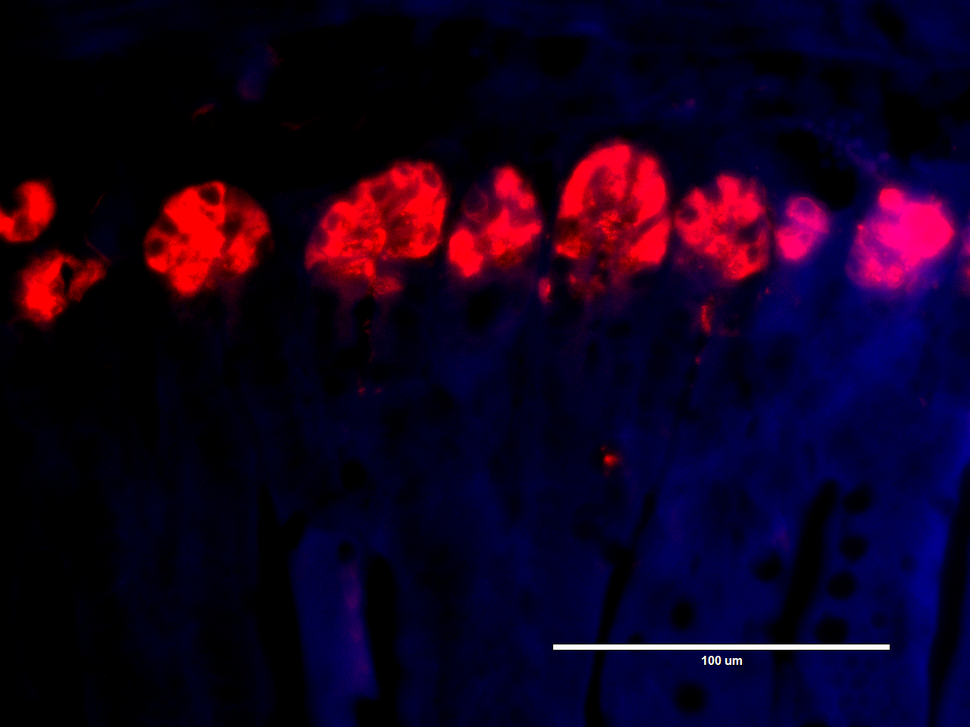
#> input picture DevNotebooks/G2EB-RFP 40x-4.tif, 970 x 727 px, shrunk from 1280 x 960 before the run
$ jupyter execute --allow-errors initialNotebookTests_forLysozymeStainQuant.ipynb
#> lines starting #> are read from the running program, lines starting #| are printed output that depends on the picture; after the words box and inside, x2 and y2 are one past the last pixel; in counts of white or black regions, pixels touching at a corner belong together
# initialize the workspace

## import relevant packages

[cell 1]
# import packages
import numpy as np
import cv2
from skimage.measure import label, regionprops
from skimage import img_as_ubyte
import tifffile
import matplotlib.pyplot as plt

## import the test image
+ display it

[cell 2]
# class
class BlobDetector:
    def __init__(self, image_path):
#> called with image_path = 'G2EB-RFP 40x-4.tif'
        self.image_path = image_path
        self.raw_image = tifffile.imread(image_path)
#> self.raw_image is the input picture: shape (727, 970, 3); mean R, G, B 19.2, 0.7, 30
        self.current_image = self.raw_image.copy()
        self.bar_mask = None
        self.binary_mask = None
        self.cleaned_mask = None
        self.blob_props = None
    def display(self, img=None):
        if img is None:
            img = self.current_image
        plt.imshow(img, cmap='gray')
        plt.axis('off')
        plt.show()
# init class
image_path = "G2EB-RFP 40x-4.tif"
detector = BlobDetector(image_path)
detector.display()

# image preparation and processing

## prep class

[cell 3]
class image_prep:
    class inconvenient_object_remover:
        def __init__(self, raw_image):
            self.raw_image = raw_image
        def remove_scale_bar(self, intensity_threshold=240, min_area=500, aspect_ratio_thresh=4.0):
#> called with intensity_threshold = 240, min_area = 500, aspect_ratio_thresh = 4
            img = self.raw_image
            if img.ndim == 3:
                gray = cv2.cvtColor(img, cv2.COLOR_RGB2GRAY)
            else:
                gray = img.copy()

            _, binary = cv2.threshold(gray, intensity_threshold, 255, cv2.THRESH_BINARY)
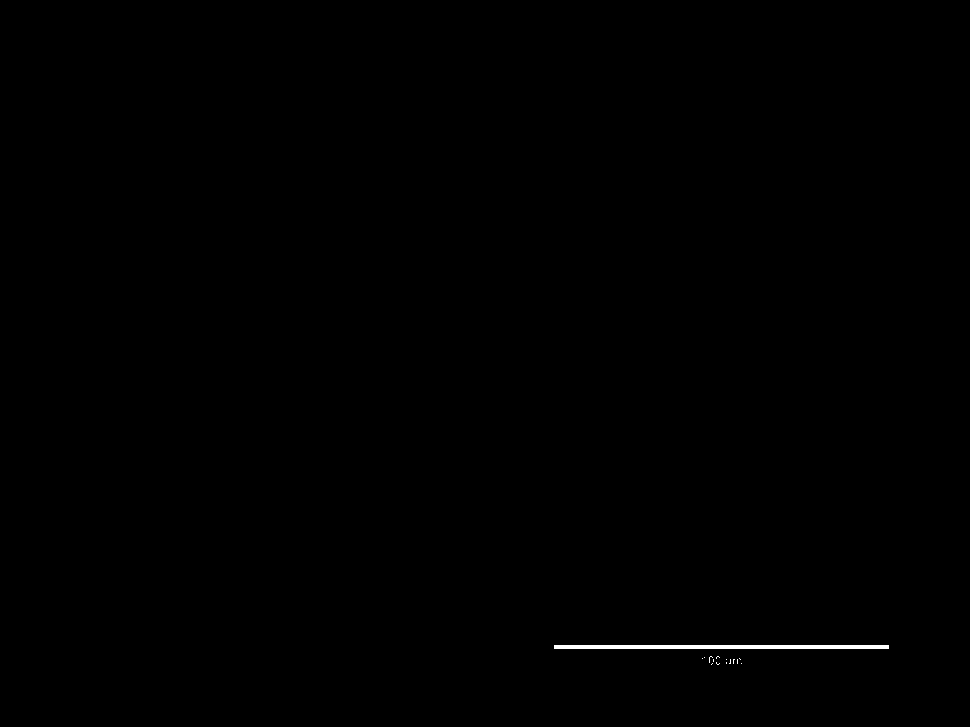
#> binary: shape (727, 970); 0.2% white; 15 white regions (14 under 20 px)
            contours, _ = cv2.findContours(binary, cv2.RETR_EXTERNAL, cv2.CHAIN_APPROX_SIMPLE)
#> contours = 15 contours, 14 with area under 20; largest, box (x1, y1, x2, y2) and area: (554, 645, 889, 649) 1002

            mask = np.ones_like(gray, dtype=np.uint8)
            for cnt in contours:
                x, y, w, h = cv2.boundingRect(cnt)
                area = cv2.contourArea(cnt)
                aspect_ratio = max(w / h, h / w)
                if area > min_area and aspect_ratio > aspect_ratio_thresh:
                    cv2.rectangle(mask, (x, y), (x + w, y + h), 0, -1)
#> this loop made 15 passes
#> (cnt, x, y, w, h, area, aspect_ratio) on pass 15: ([[554, 645], [554, 648], [888, 648], [888, 645]], 554, 645, 335, 4, 1002, 83.75)
#> mask: shape (727, 970); values 0 (black) and 1 (white), 99.8% white; 1 black region, box (x1, y1, x2, y2) and area: (554, 645, 890, 650) 1680

            self.bar_mask = mask
            if img.ndim == 3:
                self.current_image = cv2.merge([
                    cv2.bitwise_and(img[:, :, c], img[:, :, c], mask=mask)
                    for c in range(img.shape[2])
                ])
            else:
                self.current_image = cv2.bitwise_and(img, img, mask=mask)
            return self.current_image
    class select_image_channels:
        @staticmethod
        def red(img):

            if img.ndim == 3:
                current_image = img[:, :, 0]
            else:
                current_image = img.copy()
            return current_image
        @staticmethod
        def red_chromaticity(img):
            if img.ndim != 3:
                raise ValueError("Red chromaticity requires an RGB image.")
            R = img[:, :, 0].astype(float)
            G = img[:, :, 1].astype(float)
            B = img[:, :, 2].astype(float)

            epsilon = 1e-8  # Avoid division by zero
            sum_rgb = R + G + B + epsilon
            red_chroma = R / sum_rgb

            return (red_chroma * 255).astype(np.uint8)  # Scale back to 0-255 for image-like display
    class enhance_contrast:
        @staticmethod
        def CLAHE(img, clip_limit=2.0, tile_grid_size=(8,8)):
#> called with clip_limit = 2, tile_grid_size = (8, 8)
            clahe = cv2.createCLAHE(clipLimit=clip_limit, tileGridSize=tile_grid_size)
            img_8bit = img_as_ubyte(img / img.max())  # Normalize to 8-bit
            return clahe.apply(img_8bit)
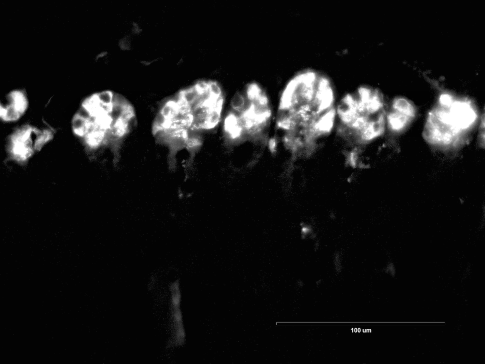
#> returned value: shape (727, 970) (shown at 1/2 size); min 2, max 255, mean 23.2
        @staticmethod
        def enhance_nonblack(img, value=255):
            """
            Set all non-zero pixels in a grayscale image to a fixed value.
            Black (0) pixels remain black.

            Parameters:
            - img: Grayscale image as numpy array.
            - value: Brightness value to set (default 255).

            Returns:
            - Enhanced image.
            """
            # Ensure image is a numpy array
            img = np.asarray(img)

            # Create output array
            enhanced = np.zeros_like(img, dtype=np.uint8)

            # Set non-zero pixels to 'value'
            enhanced[img > 0] = value

            return enhanced
    class masker:
        def __init__(self, image):
            self.current_image = image
        def otsu(self):
            _, binary = cv2.threshold(self.current_image, 20, 255, cv2.THRESH_BINARY + cv2.THRESH_OTSU)
            self.binary_mask = binary
            return self
        def morph_cleanup(self, kernel_size=5):
#> called with kernel_size = 5
            kernel = cv2.getStructuringElement(cv2.MORPH_ELLIPSE, (kernel_size, kernel_size))
#> kernel = [[0, 0, 1, 0, 0], [1, 1, 1, 1, 1], [1, 1, 1, 1, 1], [1, 1, 1, 1, 1], [0, 0, 1, 0, 0]]
            cleaned = cv2.morphologyEx(self.binary_mask, cv2.MORPH_OPEN, kernel)
#> cleaned: shape (727, 970); 17.1% white; 57 white regions (6 under 20 px), largest, box (x1, y1, x2, y2) and area: (298, 133, 970, 364) 86074, (139, 177, 276, 340) 14288, (5, 236, 121, 344) 6549
            cleaned = cv2.morphologyEx(cleaned, cv2.MORPH_CLOSE, kernel)
#> cleaned: shape (727, 970); 17.2% white; 41 white regions (2 under 20 px), largest, box (x1, y1, x2, y2) and area: (298, 133, 970, 364) 87102, (139, 177, 276, 340) 14491, (0, 173, 121, 344) 10026
            self.cleaned_mask = cleaned
            return self

## remove scale bar

[cell 4]
inconvenient_object_remover = image_prep.inconvenient_object_remover
detector.current_image = inconvenient_object_remover(detector.current_image).remove_scale_bar()
detector.display()

## select red chanel
this is bc the lysozyme stains fit nicely within the red channel, also removes the blue background

[cell 5]
detector.red_chr_image = image_prep.select_image_channels.red_chromaticity(detector.current_image)
detector.red_image = image_prep.select_image_channels.red(detector.current_image)

[cell 6]
detector.display(img=detector.red_chr_image)
detector.display(img=detector.red_image)

## apply CLAHE

### code

[cell 7]
detector.red_chr_image_enhanced = image_prep.enhance_contrast.enhance_nonblack(detector.red_chr_image)
detector.red_image = image_prep.enhance_contrast.CLAHE(detector.red_image)
detector.display(detector.red_chr_image)
detector.display(img=detector.red_image)

## binary mask
the goal of this is to create a binary mask that cleanly captures the boundries of the stained lysozyme regions

[cell 8]
detector.chr_binary_mask = image_prep.masker(detector.red_chr_image_enhanced).otsu().morph_cleanup().cleaned_mask
plt.imshow(detector.chr_binary_mask, cmap='gray')
plt.axis('off')
plt.show()

# extract blobs
following the image processing creating a representative binary map, we will use said binary map to identify broader boundries of the things

## blob handler class

[cell 9]
import numpy as np
import matplotlib.pyplot as plt
from skimage import filters, segmentation, color, measure
from scipy import ndimage as ndi

class BlobDetector:
    class region_based_segmentation:
        def __init__(self, image, low_thresh=10, high_thresh=150):
            self.image = image
            self.low_thresh = low_thresh
            self.high_thresh = high_thresh

            self.elevation_map = None
            self.markers = None
            self.segmentation = None
            self.labeled = None
            self.label_overlay = None

        def detect_blobs(self):
            # 1️⃣ Compute elevation map
            self.elevation_map = filters.sobel(self.image)

            # 2️⃣ Generate markers
            self.markers = np.zeros_like(self.image, dtype=np.uint8)
            self.markers[self.image < self.low_thresh] = 1
            self.markers[self.image > self.high_thresh] = 2

            # 3️⃣ Watershed segmentation
            self.segmentation = segmentation.watershed(self.elevation_map, self.markers)
#> self.segmentation: shape (727, 970); values 1 (black) and 2 (white), 8% white; 24 white regions (3 under 20 px), largest, box (x1, y1, x2, y2) and area: (304, 161, 447, 294) 10785, (555, 144, 671, 271) 9862, (145, 182, 270, 297) 8964
            self.segmentation = ndi.binary_fill_holes(self.segmentation - 1)

            # 4️⃣ Label blobs
            self.labeled, _ = ndi.label(self.segmentation)
#> self.labeled: shape (727, 970) int32; 25 distinct labels, from 0 to 24

            # 5️⃣ Create label overlay
            self.label_overlay = color.label2rgb(self.labeled, image=self.image, bg_label=0)
            return self
        def show_results(self):
            if self.elevation_map is None:
                raise RuntimeError("Run detect_blobs() first!")

            fig, axes = plt.subplots(2, 3, figsize=(12, 6))

            # Original image
            axes[0, 0].imshow(self.image, cmap='gray')
            axes[0, 0].set_title('Original Image')
            axes[0, 0].axis('off')

            # Elevation map
            axes[0, 1].imshow(self.elevation_map, cmap='gray')
            axes[0, 1].set_title('Elevation Map')
            axes[0, 1].axis('off')

            # Markers
            axes[0, 2].imshow(self.markers, cmap='nipy_spectral')
            axes[0, 2].set_title('Markers')
            axes[0, 2].axis('off')

            # Segmentation
            axes[1, 0].imshow(self.segmentation, cmap='gray')
            axes[1, 0].set_title('Segmentation Mask')
            axes[1, 0].axis('off')

            # Labeled blobs
            axes[1, 1].imshow(self.label_overlay)
            axes[1, 1].set_title('Label Overlay')
            axes[1, 1].axis('off')

            # Segmentation overlay on original
            axes[1, 2].imshow(self.image, cmap='gray')
            axes[1, 2].contour(self.segmentation, [0.5], linewidths=1.2, colors='y')
            axes[1, 2].set_title('Segmentation Overlay')
            axes[1, 2].axis('off')

            fig.tight_layout()
            plt.show()
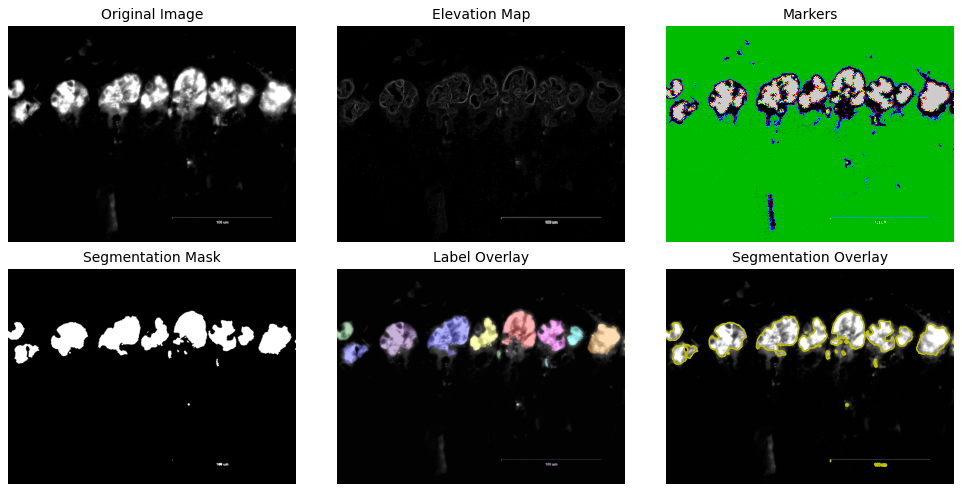
#> figure drawn by matplotlib, 6 panels

## implement blob detection using region-based segmentation

## water implementation

### first identify the blobs

[cell 10]
blob_detector = BlobDetector.region_based_segmentation(detector.red_image, low_thresh=30, high_thresh=150)
blob_detector.detect_blobs().show_results()

## second define the real boundries of each blob

🧠 Swallowing Logic: Rule Definition
For each pair of adjacent regions in the expanded mask:

If Region A and Region B touch:

And Area(B) < (1/20) × Area(A) (based on original pre-expansion area from tight labels):

Region A absorbs Region B (relabel B’s pixels as A).

If neither is larger by that margin, leave both unchanged.

[cell 11]
from skimage import measure
from skimage.segmentation import flood, watershed
from skimage.morphology import dilation, square
from skimage.color import label2rgb
import numpy as np
import matplotlib.pyplot as plt
import os

class CompetitiveFlooding:
    def __init__(self, tight_labels, loose_mask, red_image, terrain=None, debug = False):

        self.tight_labels = tight_labels
        self.loose_mask = loose_mask
        self.red_image = red_image
        self.terrain = (terrain if terrain is not None
                        else np.ones_like(loose_mask, dtype=np.uint8))

        # Containers populated by the pipeline
        self.original_areas: dict[int, int] = {}
        self.loose_boundaries: dict[int, np.ndarray] = {}
        self.expanded_labels: np.ndarray | None = None
        self.swallowed_labels: np.ndarray | None = None
        self.adjacency: dict[int, list[int]] = {}
        self.border_lengths: dict[tuple[int, int], int] = {}
        self.swallow_plan: dict[int, int] = {}
        self.border_labels: set[int] = set()
        self.debug = debug

        self._compute_original_areas()
    # ------------------------------------------------------------------
    # Internal helpers
    # ------------------------------------------------------------------
    def _compute_original_areas(self):
        for region in measure.regionprops(self.tight_labels):
            self.original_areas[region.label] = region.area
#> this loop made 24 passes
#> after the loop, self.original_areas = 24 items

    def _get_border_labels(self, label_image):
        mask = np.zeros_like(label_image, dtype=bool)
        mask[0, :] = mask[-1, :] = mask[:, 0] = mask[:, -1] = True
        labels = np.unique(label_image[mask])
        return set(labels[labels != 0])

    # ------------------------------------------------------------------
    # Public pipeline steps (each returns self for chaining)
    # ------------------------------------------------------------------

    def compute_loose_boundaries(self):
        """Flood fill around each centroid on the loose mask."""
        for region in measure.regionprops(self.tight_labels):
            centroid = tuple(map(int, region.centroid))
            self.loose_boundaries[region.label] = flood(
                self.loose_mask, seed_point=centroid)
#> this loop made 24 passes
#> centroid on passes 1 to 8: (205, 617), (223, 381), (229, 497), (226, 726), (214, 28), (234, 206), (241, 897), (228, 801)
#> after the loop, self.loose_boundaries = 24 items
        if self.debug: print("Loose boundaries computed for tight labels.")
        return self

    def run_watershed(self):
        """Expand tight blobs into loose regions via watershed."""
        self.expanded_labels = watershed(
            self.terrain,
            markers=self.tight_labels.copy(),
            mask=self.loose_mask)
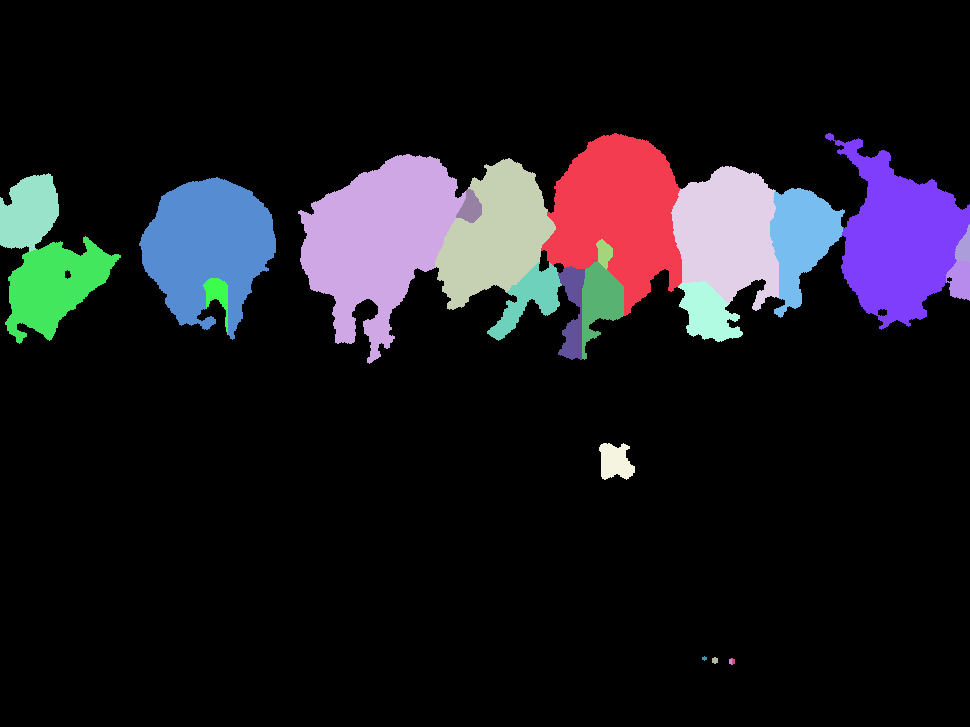
#> self.expanded_labels: shape (727, 970) int32; 24 distinct labels, from 0 to 24; one colour per label, 0 black
#> self.terrain: shape (727, 970); every value is 1
        self.swallowed_labels = self.expanded_labels.copy()
        self.border_labels = self._get_border_labels(self.expanded_labels)
#> in _get_border_labels, `labels = np.unique(label_image[mask])`: labels = [0, 5, 7, 10, 13]
#> self.border_labels = 4 items
        if self.debug:
            print(f"Watershed run complete. "
                  f"Expanded labels shape: {self.expanded_labels.shape}, "
                  f"Border labels: {self.border_labels}")
#| Watershed run complete. Expanded labels shape: (727, 970), Border labels: {10, 13, 5, 7}
        return self

    def compute_adjacency(self, size_factor: int = 20):
        """Build adjacency of small blobs to large neighbors (≥ size_factor ×)."""
#> called with size_factor = 20
        if self.expanded_labels is None:
            raise RuntimeError("run_watershed() first")

        self.adjacency.clear()
        self.border_lengths.clear()
        for lbl in np.unique(self.expanded_labels):
            if lbl == 0:
                continue
            area_lbl = self.original_areas.get(lbl, 0)
            mask = self.expanded_labels == lbl
            dil = dilation(mask, square(3))
            neighbors = np.unique(self.expanded_labels[dil])
            neighbors = [n for n in neighbors if n not in (0, lbl)]

            eligible = []
            for n in neighbors:
                area_n = self.original_areas.get(n, 0)
                if area_n >= area_lbl * size_factor:
                    eligible.append(n)
                    shared = np.logical_and(dil, self.expanded_labels == n)
                    self.border_lengths[(lbl, n)] = int(np.sum(shared))
            if eligible:
                self.adjacency[lbl] = eligible
#> this loop made 24 passes
#> (area_lbl, neighbors) on passes 2 to 9: (9862, [3, 4, 11, 14, 15, 16, 18]), (10785, [3, 9]), (5044, [1, 2, 9, 15]), (5741, [1, 8, 18]), (2028, [12]), (8964, [17]), (7574, [8, 10, 13]), (2284, [4, 7])
#> pass 2, in compute_adjacency, `mask = self.expanded_labels == lbl`:
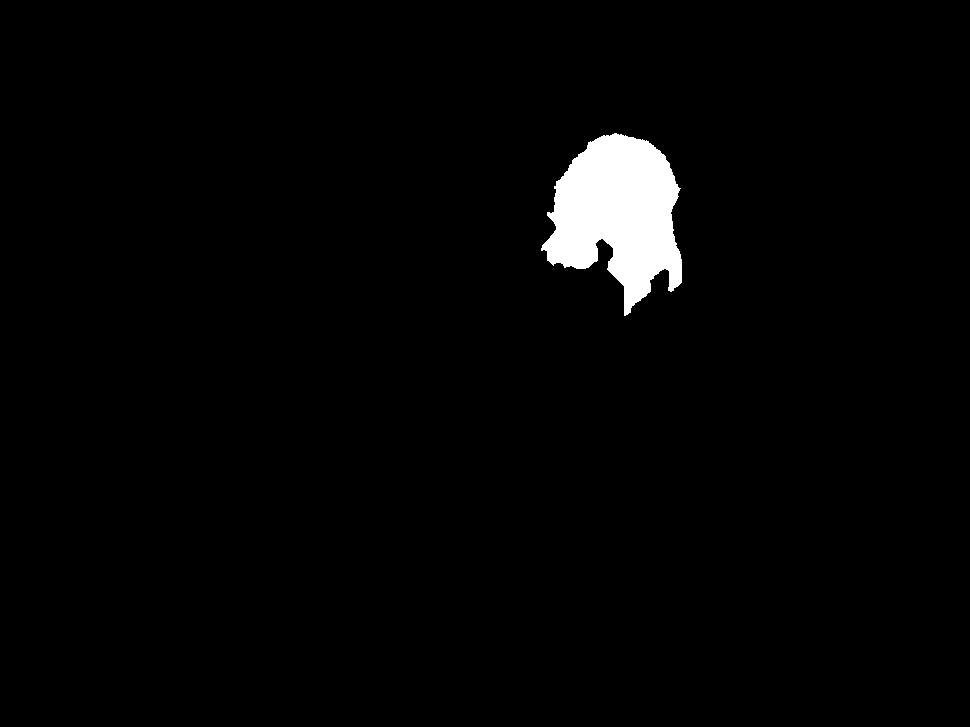
#> mask: shape (727, 970) bool; 2.2% white; 1 white region, box (x1, y1, x2, y2) and area: (541, 133, 682, 316) 15829
#> (the rest of the program and of its run is left out)
